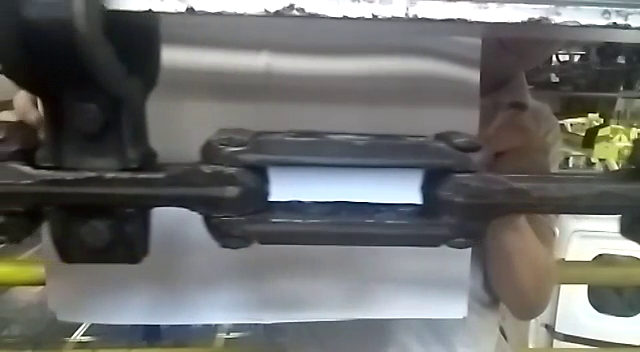
#> input picture frame 44 of img/video3.mp4, 640 x 352 px
$ python folga_corrente2.py
#> lines starting #> are read from the running program, lines starting #| are printed output that depends on the picture; after the words box and inside, x2 and y2 are one past the last pixel; in counts of white or black regions, pixels touching at a corner belong together
import cv2
import time
import numpy as np
import matplotlib.pyplot as plt


def adjust_gamma(image, gamma=1.0):
	# build a lookup table mapping the pixel values [0, 255] to
	# their adjusted gamma values
	invGamma = 1.0 / gamma
	table = np.array([((i / 255.0) ** invGamma) * 255
		for i in np.arange(0, 256)]).astype("uint8")

	# apply gamma correction using the lookup table
	return cv2.LUT(image, table)


cap = cv2.VideoCapture('../img/video3.mp4')
i = 0
y = []
x = []
tam1 = []
tam2 = []
tam3 = []
tam4 = []
while(cap.isOpened()):
	i += 1
	ret, frame = cap.read()
#> frame is the input picture: shape (352, 640, 3); mean B, G, R 107.7, 109.3, 108.2
	if frame is None:
		break
	out   = frame.copy()[100:300,50:470]
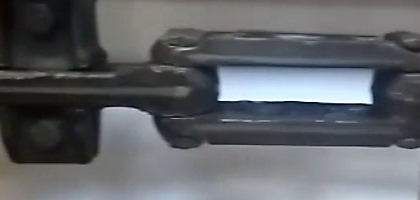
#> out: shape (200, 420, 3); mean B, G, R 103, 98.6, 95.6
	frame = cv2.cvtColor(frame, cv2.COLOR_BGR2GRAY)[100:300,50:470]
#> frame: shape (200, 420)
	frame = cv2.equalizeHist(frame)
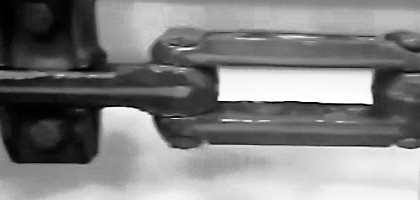
#> frame: shape (200, 420); min 0, max 255, mean 128.4
	frame = adjust_gamma(frame, gamma=0.6)
#> in adjust_gamma, `return cv2.LUT(image, table)`:
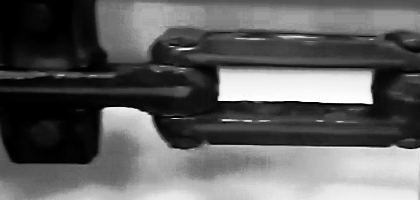
#> returned value: shape (200, 420); min 0, max 255, mean 96
	frame = cv2.equalizeHist(frame)
	frame = adjust_gamma(frame, gamma=0.8)
#> call 2 of adjust_gamma, with gamma = 0.8
#> in adjust_gamma (call 2), `return cv2.LUT(image, table)`:
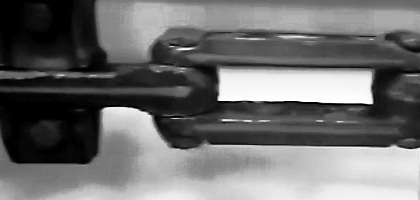
#> returned value: shape (200, 420); min 0, max 255, mean 109.9
	frame = cv2.equalizeHist(frame)
	frame = cv2.adaptiveThreshold(frame,255,cv2.ADAPTIVE_THRESH_GAUSSIAN_C,cv2.THRESH_BINARY,15,4)
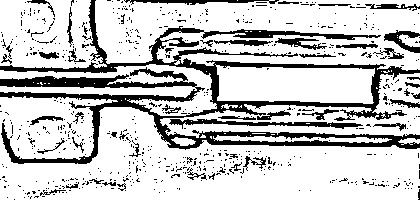
#> frame: shape (200, 420); 78.3% white; 630 black regions (583 under 20 px), largest, box (x1, y1, x2, y2) and area: (0, 0, 420, 164) 11970, (169, 119, 363, 129) 741, (124, 0, 279, 5) 396
	frame = cv2.Canny(frame, 900, 1000)
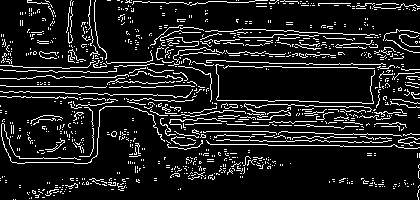
#> frame: shape (200, 420); 11.7% white in thin lines or dots
	frame = frame[70:100,50:300]
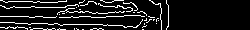
#> frame: shape (30, 250); 11.6% white in thin lines or dots, all inside (x1, y1, x2, y2) = (0, 0, 169, 30)
	# change into uint8
	#frame = cv2.convertScaleAbs(g)

	#_, frame = cv2.threshold(frame, 90,255	,cv2.THRESH_BINARY)
	y.append( np.sum( np.sum(frame) ) )
	x.append( i )
	#plt.plot(x,y)
	#plt.show()
	#print(frame.shape)
	print(y[i-1])
#| 222105
	if y[i-1] < 235000:
		print('Buraco', i)
		linha1 = frame[10,:]
#> linha1 = 250 values, max 255 at index 65, min 0 at index 0, mean 9.18
		linha2 = frame[15,:]
#> linha2 = 250 values, max 255 at index 124, min 0 at index 0, mean 20.4
		linha3 = frame[20,:]
#> linha3 = 250 values, max 255 at index 142, min 0 at index 0, mean 10.2
		linha4 = frame[25,:]
#> linha4 = 250 values, max 255 at index 60, min 0 at index 0, mean 27.54

		dists = np.squeeze(np.argwhere(linha1 == 255))
#> dists = [65, 66, 131, 132, 134, 135, 136, 161, 168]
		dif = np.diff(dists)
#> dif = [1, 65, 1, 2, 1, 1, 25, 7]
		mx = np.max(dif)
#> mx = 65
		idx_dif = np.argwhere(dif == mx)
#> idx_dif = [1]
		init = np.squeeze(dists[idx_dif])
#> init = 66
		end = np.squeeze(dists[idx_dif+1])
#> end = 131
		#print(mx)

		if mx > 100:
			tam1.append(mx)
			cv2.line(out,(init+50, 10+70),(end+50,10+70),(255,0,0), 2)
		else:
			tam1.append(0)
		dists = np.squeeze(np.argwhere(linha2 == 255))
#> dists = 20 values from 124 to 168
		dif = np.diff(dists)
#> dif = 19 values, max 14 at index 17, min 1 at index 0, mean 2.32
		mx = np.max(dif)
#> mx = 14
		idx_dif = np.argwhere(dif == mx)
#> idx_dif = [17]
		init = np.squeeze(dists[idx_dif])
#> init = 146
		end = np.squeeze(dists[idx_dif+1])
#> end = 160
		#print(mx)

		if mx > 100:
			tam2.append(mx)
			cv2.line(out,(init+50, 15+70),(end+50,15+70),(0,0,255), 2)
		else:
			tam2.append(0)
		dists = np.squeeze(np.argwhere(linha3 == 255))
#> dists = [142, 144, 145, 146, 149, 153, 156, 158, 161, 168]
		dif = np.diff(dists)
#> dif = [2, 1, 1, 3, 4, 3, 2, 3, 7]
		mx = np.max(dif)
#> mx = 7
		idx_dif = np.argwhere(dif == mx)
#> idx_dif = [8]
		init = np.squeeze(dists[idx_dif])
#> init = 161
		end = np.squeeze(dists[idx_dif+1])
#> end = 168
		#print(mx)

		if mx > 100:
			tam3.append(mx)
			cv2.line(out,(init+50, 20+70),(end+50,20+70),(0,255,0), 2)
		else:
			tam3.append(0)

		dists = np.squeeze(np.argwhere(linha4 == 255))
#> dists = 27 values from 60 to 168
		dif = np.diff(dists)
#> dif = 26 values, max 41 at index 2, min 1 at index 0, mean 4.15
		mx = np.max(dif)
#> mx = 41
		idx_dif = np.argwhere(dif == mx)
#> idx_dif = [2]
		init = np.squeeze(dists[idx_dif])
#> init = 62
		end = np.squeeze(dists[idx_dif+1])
#> end = 103
		#print(mx)

		if mx > 100:
			tam4.append(mx)
			cv2.line(out,(init+50, 25+70),(end+50,25+70),(0,255,255), 2)
		else:
			tam4.append(0)
	else:
		if len(tam1) != 0:
			plt.plot(tam1)
			plt.plot(tam2)
			plt.plot(tam3)
			plt.plot(tam4)
			plt.show()
		tam1 = []
		tam2 = []
		tam3 = []
		tam4 = []

	cv2.imshow("Image", frame)
	cv2.imshow("Image1", out)
	if cv2.waitKey(1) & 0xFF == ord('q'):
#> (key q is pressed here)
		break
	time.sleep(0.03)

$ run again, starting later in the video
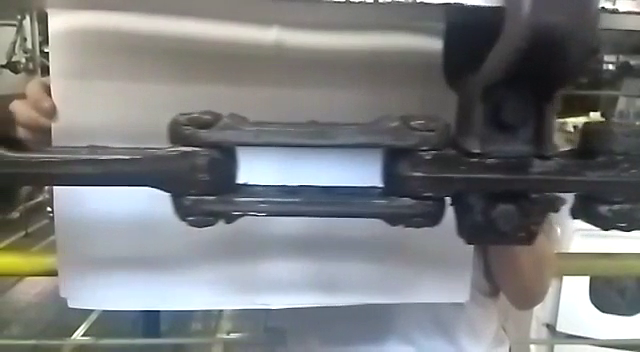
#> input picture frame 359 of img/video3.mp4, 640 x 352 px
#> frame is the input picture: shape (352, 640, 3); mean B, G, R 126, 125.1, 123
#> `frame = cv2.adaptiveThreshold(frame,255,cv2.ADAPTIVE_THRESH_GAUSSIAN_C..`:
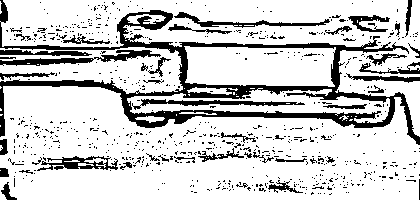
#> frame: shape (200, 420); 80.6% white; 707 black regions (661 under 20 px), largest, box (x1, y1, x2, y2) and area: (0, 0, 420, 145) 8108, (0, 50, 161, 66) 832, (132, 99, 305, 110) 629
#> `frame = frame[70:100,50:300]`:
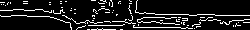
#> frame: shape (30, 250); 11.7% white in thin lines or dots
#| 223380
#> linha1 = 250 values, max 255 at index 0, min 0 at index 13, mean 40.8
#> linha2 = 250 values, max 255 at index 0, min 0 at index 1, mean 69.36
#> linha3 = 250 values, max 255 at index 60, min 0 at index 0, mean 52.02
#> linha4 = 250 values, max 255 at index 70, min 0 at index 0, mean 51
#> `dists = np.squeeze(np.argwhere(linha1 == 255))`: dists = 40 values from 0 to 135
#> `dif = np.diff(dists)`: dif = 39 values, max 22 at index 31, min 1 at index 0, mean 3.46
#> `mx = np.max(dif)`: mx = 22
#> `idx_dif = np.argwhere(dif == mx)`: idx_dif = [31]
#> `init = np.squeeze(dists[idx_dif])`: init = 71
#> `end = np.squeeze(dists[idx_dif+1])`: end = 93
#> `dists = np.squeeze(np.argwhere(linha2 == 255))`: dists = 68 values from 0 to 249
#> `dif = np.diff(dists)`: dif = 67 values, max 58 at index 24, min 1 at index 1, mean 3.72
#> `mx = np.max(dif)`: mx = 58
#> `idx_dif = np.argwhere(dif == mx)`: idx_dif = [24]
#> `init = np.squeeze(dists[idx_dif])`: init = 131
#> `end = np.squeeze(dists[idx_dif+1])`: end = 189
#> `dists = np.squeeze(np.argwhere(linha3 == 255))`: dists = 51 values from 60 to 243
#> `dif = np.diff(dists)`: dif = 50 values, max 32 at index 8, min 1 at index 0, mean 3.66
#> `mx = np.max(dif)`: mx = 32
#> `idx_dif = np.argwhere(dif == mx)`: idx_dif = [8]
#> `init = np.squeeze(dists[idx_dif])`: init = 93
#> `end = np.squeeze(dists[idx_dif+1])`: end = 125
#> `dists = np.squeeze(np.argwhere(linha4 == 255))`: dists = 50 values from 70 to 240
#> `dif = np.diff(dists)`: dif = 49 values, max 49 at index 39, min 1 at index 2, mean 3.47
#> `mx = np.max(dif)`: mx = 49
#> `idx_dif = np.argwhere(dif == mx)`: idx_dif = [39]
#> `init = np.squeeze(dists[idx_dif])`: init = 138
#> `end = np.squeeze(dists[idx_dif+1])`: end = 187
